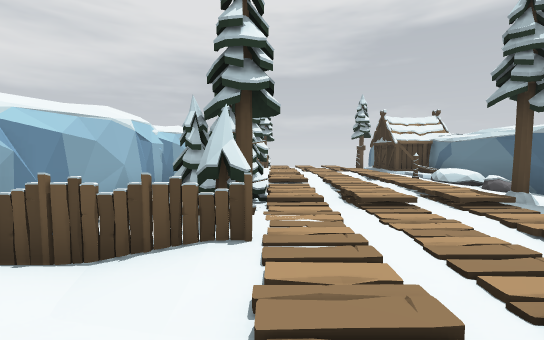
view 1 (above)

14 first-person views from a walk through a Unity game level. The camera is 1.4 m above the floor, tilts 4° down and sees 90° across. The floor is counted in squares, 2 m on a side. Each view is taken from the middle of a square. On the plan, view 1 faces up. The plan holds only what a view shows up to about 9 squares ahead; the rest is blank. The place goes on beyond the plan. The player character is not drawn.

view 2
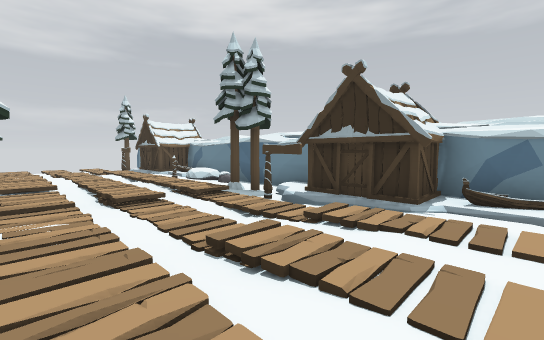

view 3
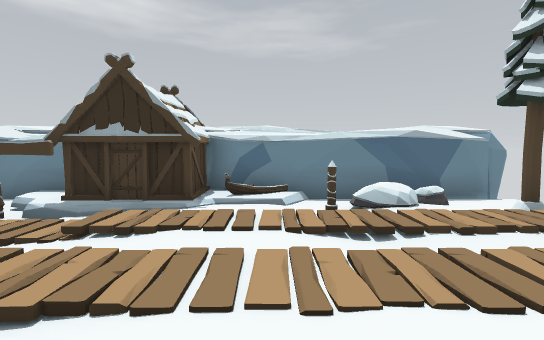

view 4
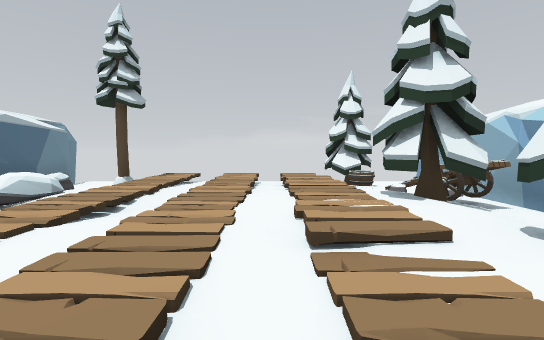

view 5
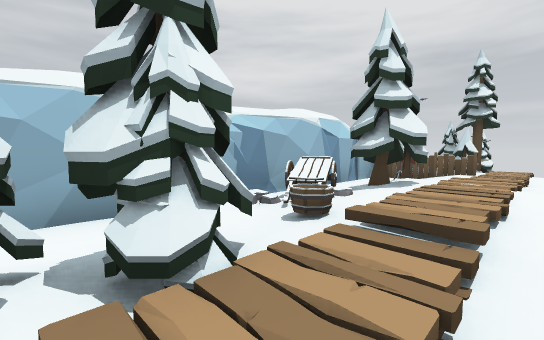

view 6
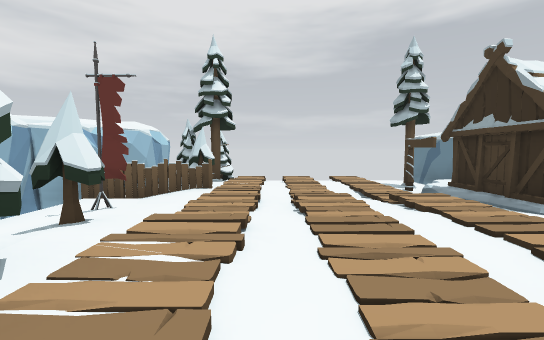

view 7
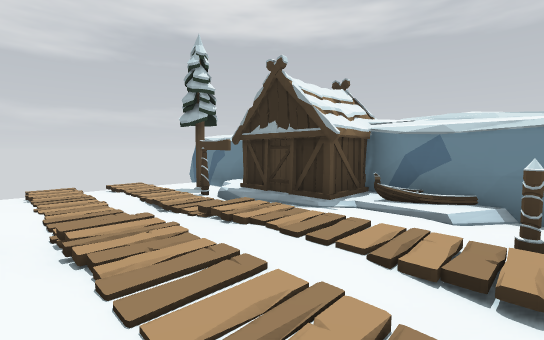

view 8
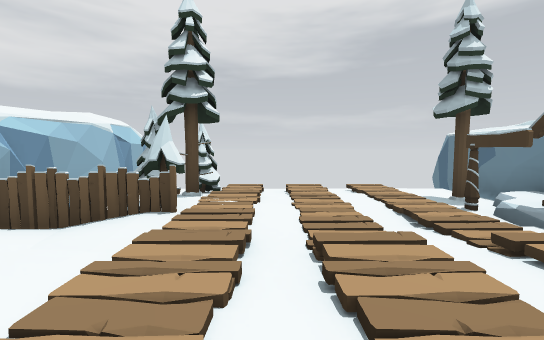

view 9
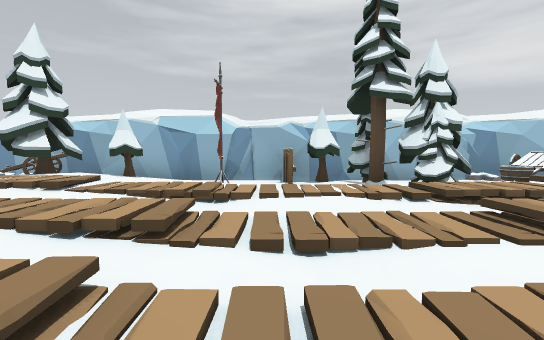

view 10
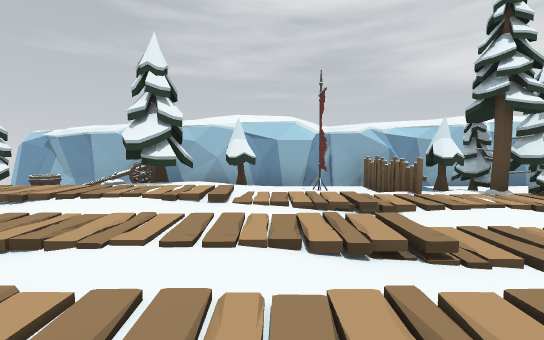

view 11
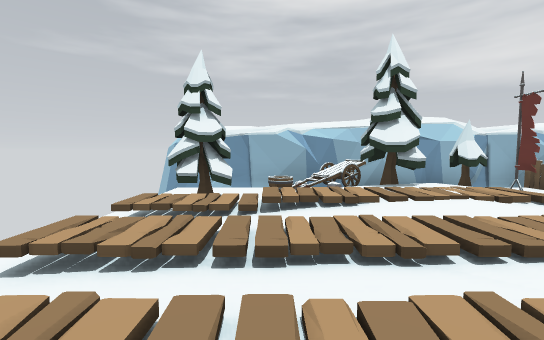

view 12
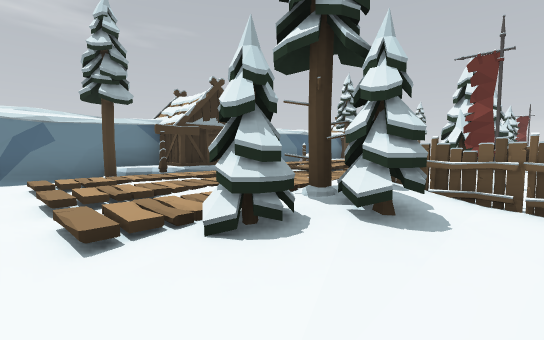

view 13
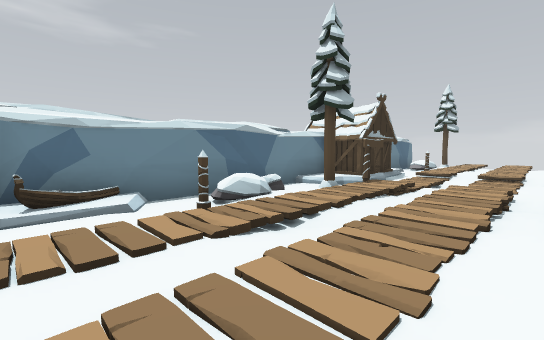

view 14
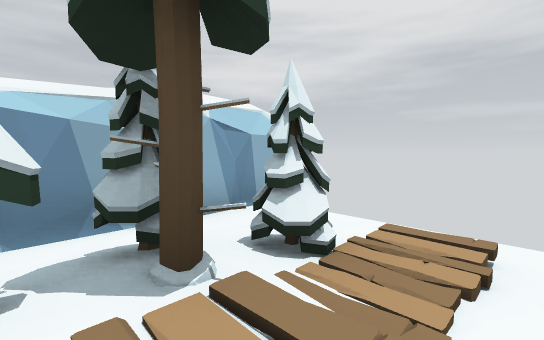

### Floor plan
Key: @ floor where view 1 was taken; # wall or solid block; . main floor; : floor 0.25 m higher than the main floor; - floor 0.25 m lower than the main floor; + floor 0.5 m higher than the main floor; _ floor 0.5 m lower than the main floor; / step, stairs or slope; T pine tree; P pole; R rock; F fence; B boat; W wagon; A barrel.
Columns run from 3 left of view 1 to 6 right of it. Each row starts with its distance up from view 1.
 17 #        #
 16 #________#
 15 #_-/-..-_#
 14 #-TT...-T#
 13 #-.T...P##
 12 #FFF...-##
 11 ###://..##
 10 # T:.::.##
  9 # T+:::..#
  8 #WWT:::P-B
  7 #W:+//::R#
  6 ##A///::R#
  5 # T////T-#
  4 # TT///-T#
  3 # TT...P##
  2 #FFF...-##
  1 ###://..##
  0 # T@.::.##
 -1 # T+:::..#
 -2 #WWT:::P-B
 -3 #W:+//::R#
 -4 #/A///::R#
 -5 #-T////T-#
 -6 #- ////--#
 -7 #

Positions as (right, up) in squares from view 1, and headings:
1: (0, 0), facing up
2: (0, -1), facing up-right
3: (0, -1), facing right
4: (1, 1), facing down
5: (1, 4), facing up-left
6: (1, 7), facing up
7: (1, 8), facing up-right
8: (1, 9), facing up
9: (4, 2), facing left
10: (4, 0), facing left
11: (4, -4), facing left
12: (-2, 16), facing down-right
13: (1, 10), facing down-right
14: (1, 13), facing up-left
